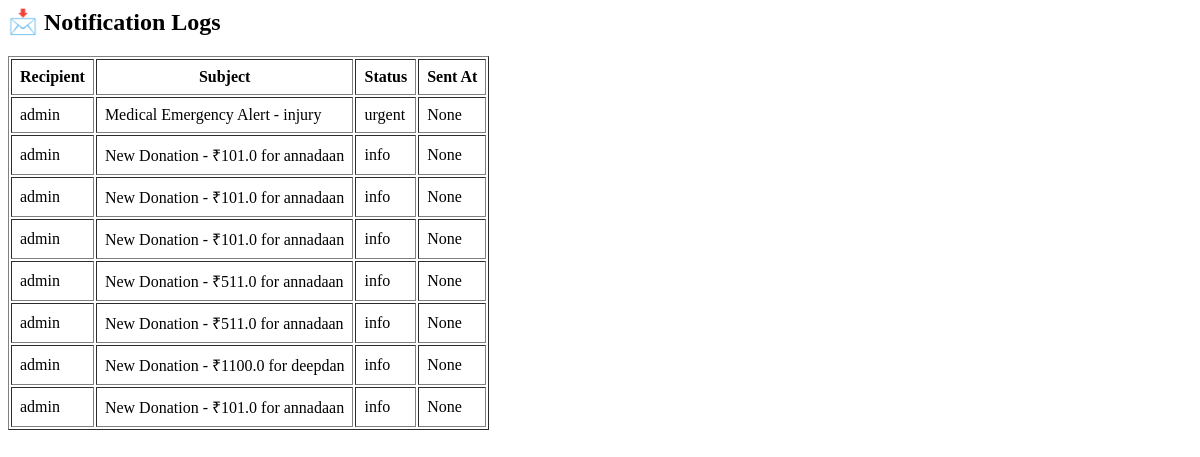
/admin/notifications, run on an earlier commit of the app's database.
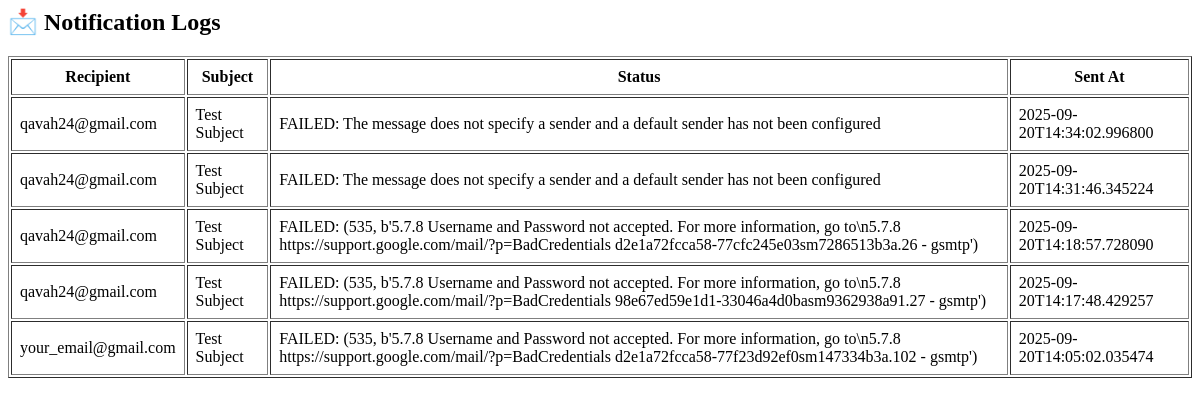
And on a later commit of the database.
### tables this page shows
CREATE TABLE notifications_log (
            id INTEGER PRIMARY KEY AUTOINCREMENT,
            recipient TEXT,
            subject TEXT,
            body TEXT,
            status TEXT,
            created_at TEXT
        );

### app.py (the view)
@app.route("/admin/notifications")
def view_notifications():
    conn = sqlite3.connect("pilgrim.db")
    cursor = conn.cursor()
    cursor.execute("SELECT recipient, subject, status, created_at FROM notifications_log ORDER BY created_at DESC")
    logs = cursor.fetchall()
    conn.close()
    return render_template("admin_notifications.html", logs=logs)

### templates/admin_notifications.html
<h2>📩 Notification Logs</h2>
<table border="1" cellpadding="8">
  <tr>
    <th>Recipient</th>
    <th>Subject</th>
    <th>Status</th>
    <th>Sent At</th>
  </tr>
  {% for log in logs %}
  <tr>
    <td>{{ log[0] }}</td>
    <td>{{ log[1] }}</td>
    <td>{{ log[2] }}</td>
    <td>{{ log[3] }}</td>
  </tr>
  {% endfor %}
</table>

What changed in the data, as far as the page shows it:
removed notifications_log: recipient "admin", subject "Medical Emergency Alert - injury", status "urgent", log "None"
removed notifications_log: recipient "admin", subject "New Donation - ₹101.0 for annadaan", status "info", log "None"
removed notifications_log: recipient "admin", subject "New Donation - ₹101.0 for annadaan", status "info", log "None"
removed notifications_log: recipient "admin", subject "New Donation - ₹101.0 for annadaan", status "info", log "None"
removed notifications_log: recipient "admin", subject "New Donation - ₹511.0 for annadaan", status "info", log "None"
removed notifications_log: recipient "admin", subject "New Donation - ₹511.0 for annadaan", status "info", log "None"
removed notifications_log: recipient "admin", subject "New Donation - ₹1100.0 for deepdan", status "info", log "None"
removed notifications_log: recipient "admin", subject "New Donation - ₹101.0 for annadaan", status "info", log "None"
added notifications_log: recipient "qavah24@gmail.com", subject "Test Subject", status "FAILED: The message does not specify a sender and a default sender has not been configured", created_at "2025-09-20T14:34:02.996800"
added notifications_log: recipient "qavah24@gmail.com", subject "Test Subject", status "FAILED: The message does not specify a sender and a default sender has not been configured", created_at "2025-09-20T14:31:46.345224"
added notifications_log: recipient "qavah24@gmail.com", subject "Test Subject", status "FAILED: (535, b'5.7.8 Username and Password not accepted. For more information, go to\\n5.7.8 https://support.google.com/mail/?p=BadCredentials d2e1a72fcca58-77cfc245e03sm7286513b3a.26 - gsmtp')", created_at "2025-09-20T14:18:57.728090"
added notifications_log: recipient "qavah24@gmail.com", subject "Test Subject", status "FAILED: (535, b'5.7.8 Username and Password not accepted. For more information, go to\\n5.7.8 https://support.google.com/mail/?p=BadCredentials 98e67ed59e1d1-33046a4d0basm9362938a91.27 - gsmtp')", created_at "2025-09-20T14:17:48.429257"
added notifications_log: recipient "your_email@gmail.com", subject "Test Subject", status "FAILED: (535, b'5.7.8 Username and Password not accepted. For more information, go to\\n5.7.8 https://support.google.com/mail/?p=BadCredentials d2e1a72fcca58-77f23d92ef0sm147334b3a.102 - gsmtp')", created_at "2025-09-20T14:05:02.035474"
